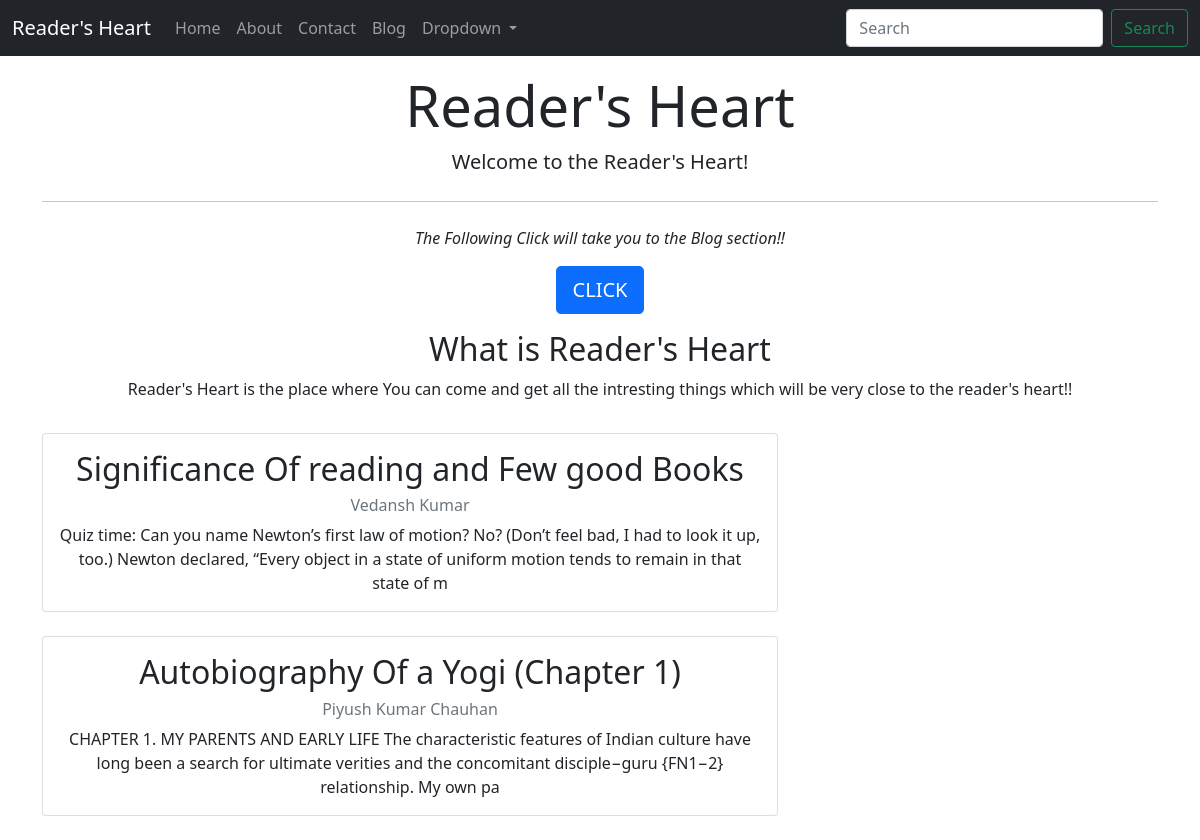
The page / on the database its author committed.
### main/models.py (models this page shows, shortened)
class Post(models.Model):
    sno = models.AutoField(primary_key=True)
    title= models.CharField(max_length=255)
    content= models.TextField()
    writer= models.CharField(max_length=100)
    slug=models.CharField(max_length=130)
    timeStamp = models.DateTimeField(blank=True)

### home/views.py (the view)
# urls.py: path('', views.home, name='home'),
def home(request):
    allPosts = Post.objects.all()
    context = {'allPosts' : allPosts}
    return render(request,'home/home.html',context)

### templates/home/home.html (shortened to what this page needs)
{% extends 'base.html' %}
{% block homeactive %} active {% endblock homeactive  %}
{% block body %}
<div class='container my-3'>
<div class="jumbotron">
  <h1 class="display-4"><b>Reader's Heart</b></h1>
  <p class="lead"><b>Welcome to the Reader's Heart!</b></p>
  <hr class="my-4">
  <p><i>The Following Click will take you to the Blog section!!</i> </p>
  <p class="lead">
    <a class="btn btn-primary btn-lg" href="/main" role="button">CLICK</a>
  </p>
</div>
</div>
<div class="container">
<h2>What is Reader's Heart</h2>
<p>Reader's Heart is the place where You can come and get all the intresting things which will be very close to the reader's heart!!</p>
</div>
<div class="container">
    <div class="row">
        <div class="col-md-8 mt-3 left">
            {% for post in allPosts %}
            <div class="card mb-4">
                <div class="card-body">
                    <h2 class="card-title">{{ post.title }}</h2>
                    <p class="card-text text-muted h6">{{ post.writer }} </p>
                    <p class="card-text">{{post.content|slice:":200" }}</p>
                </div>
            </div>
            {% endfor %}
{% endblock body %}

### templates/base.html (shortened to what this page needs)
<!doctype html>
<html lang="en">
  <head>
    <link href="https://cdn.jsdelivr.net/npm/bootstrap@5.0.2/dist/css/bootstrap.min.css" rel="stylesheet">
  </head>
  <body>
    <div>
    <nav class="navbar navbar-expand-lg navbar-dark bg-dark">
        <div class="container-fluid">
          <a class="navbar-brand" href="/">Reader's Heart</a>
          <div class="collapse navbar-collapse" id="navbarSupportedContent">
            <ul class="navbar-nav me-auto mb-2 mb-lg-0">
            <li class="nav-item {%block homeactive%} {%endblock homeactive%}">
              <a class="nav-link  " aria-current="page" href="/">Home</a>
            </li>
            <li class="nav-item {% block aboutactive %} {% endblock aboutactive %}" >
                <a class="nav-link " aria-current="page" href="/aboutus">About</a>
            </li>
            <li class="nav-item {% block contactactive %} {% endblock contactactive  %}">
                <a class="nav-link " aria-current="page"  href="/contact">Contact</a>
            </li>
            <li class="nav-item {% block blogactive %} {% endblock blogactive %}">
                <a class="nav-link " aria-current="page"  href="/main">Blog</a>
              </li>
              <li class="nav-item dropdown">
                <a class="nav-link dropdown-toggle" href="#" id="navbarDropdown" role="button" data-bs-toggle="dropdown" aria-expanded="false">
                  Dropdown
                </a>
              </li>
            </ul>
            <form method= "get" action='/search' class="d-flex">
              <input class="form-control me-2" type="search" placeholder="Search" name="search" id="search" aria-label="Search">
              <button class="btn btn-outline-success" type="submit">Search</button>
            </form>
          </div>
        </div>
      </nav>
      {% block body %}{% endblock body %}
  </body>
</html>

### templates/home/home.html (style rules this page uses)
h1 { text-align: center; }
p { text-align: center; }
div { text-align: center; }

### rows shown on the page
Post: title "Significance Of reading and Few good Books", writer "Vedansh Kumar", content "Quiz time: Can you name Newton’s first law of motion? No? (Don’t feel bad, I had to look it up, too.) Newton declared, “Every object in a state of uniform motion tends to remain in that state of m"
Post: title "Autobiography Of a Yogi (Chapter 1)", writer "Piyush Kumar Chauhan", content "CHAPTER 1. MY PARENTS AND EARLY LIFE The characteristic features of Indian culture have long been a search for ultimate verities and the concomitant disciple−guru {FN1−2} relationship. My own pa"
